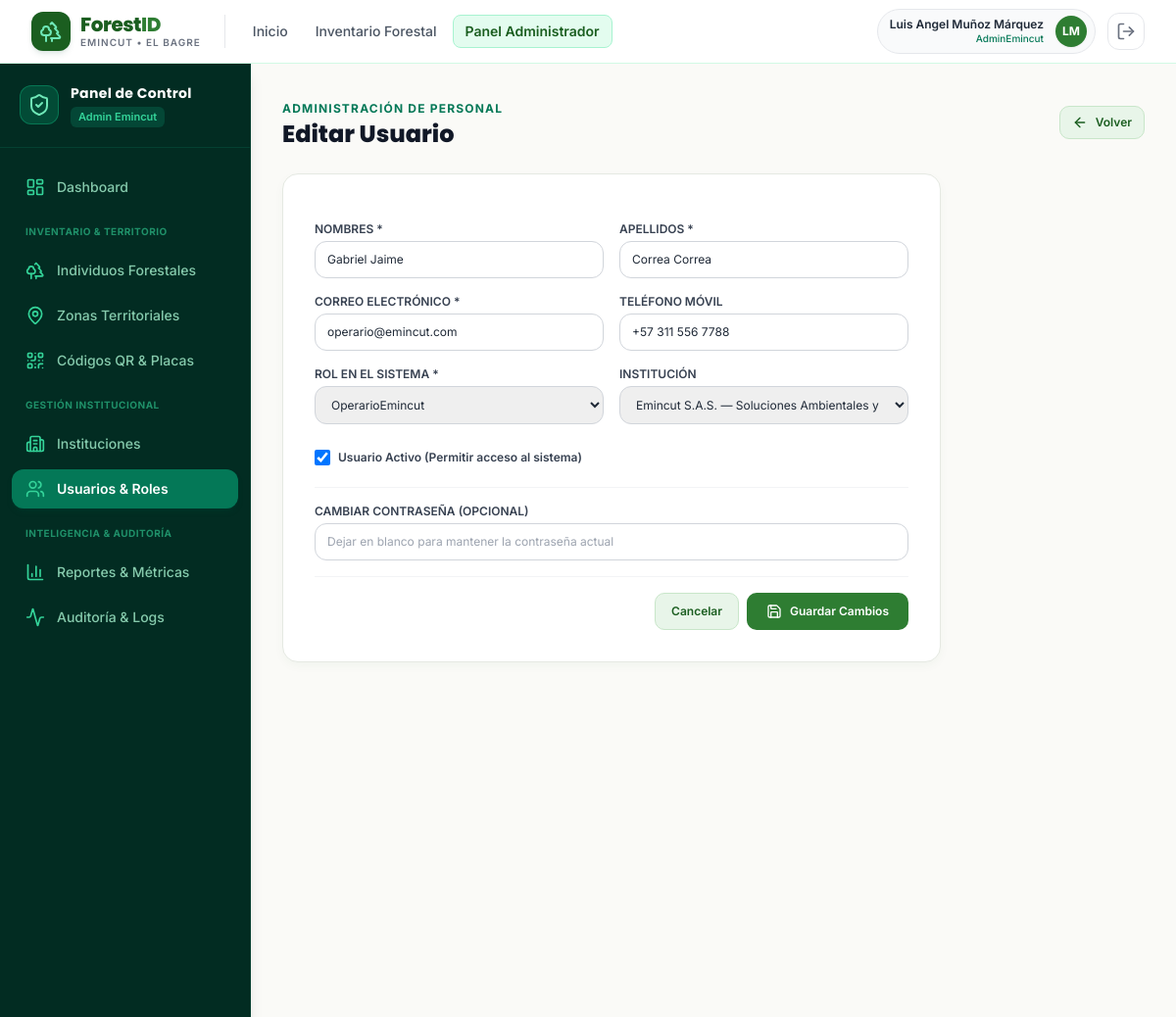
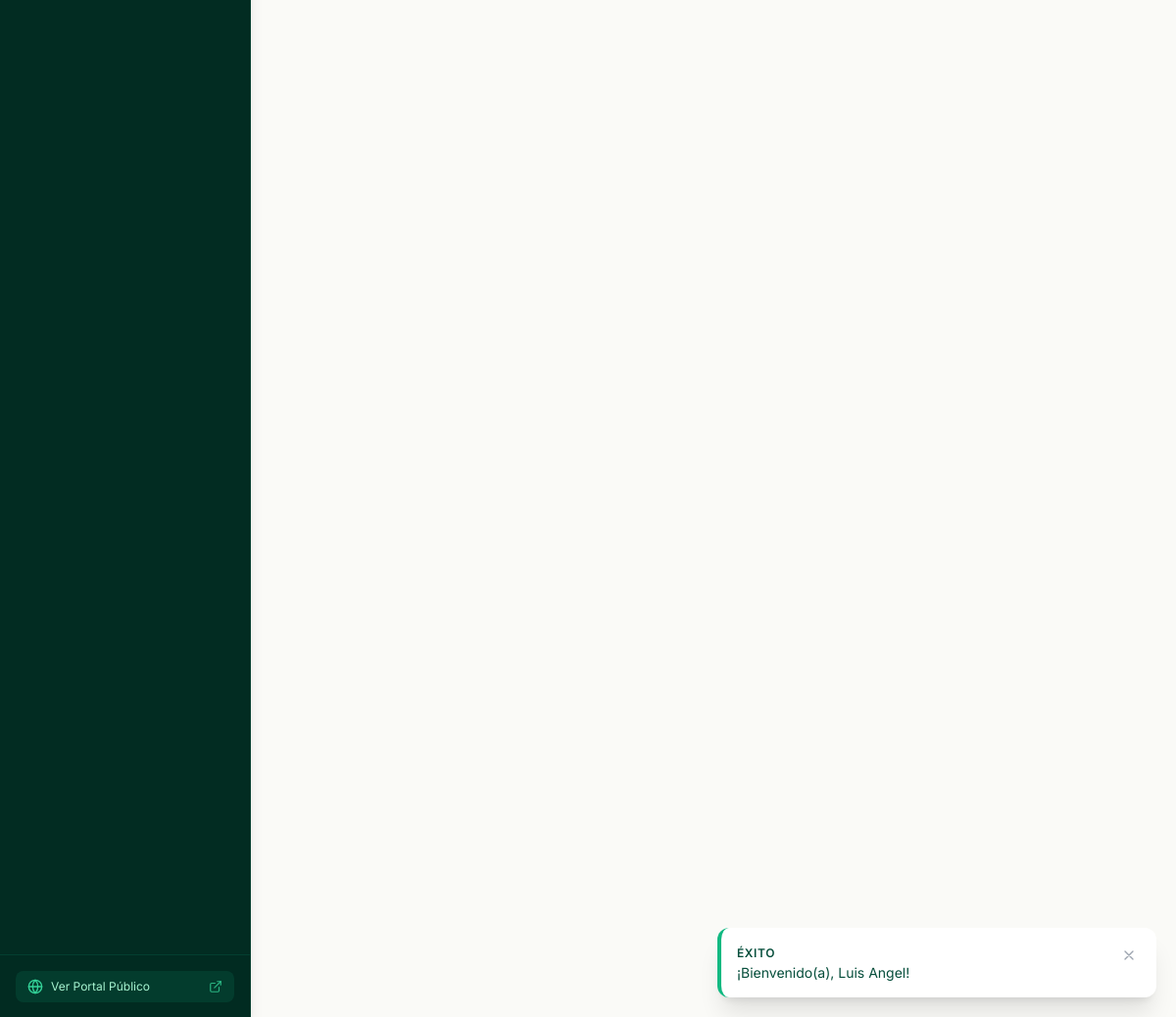
/admin/usuarios/editar.php?id=33333333-3333-3333-3333-333333333302 (signed in), run on the app's committed database (2 pictures, top to bottom).
### tables this page shows
CREATE TABLE `usuarios` (
    `id_usuario` CHAR(36) NOT NULL DEFAULT (UUID()),
    `id_rol` CHAR(36) NOT NULL,
    `id_institucion` CHAR(36) NULL,
    `nombres` VARCHAR(100) NOT NULL,
    `apellidos` VARCHAR(100) NOT NULL,
    `correo` VARCHAR(150) NOT NULL UNIQUE,
    `password_hash` VARCHAR(255) NOT NULL,
    `telefono` VARCHAR(20) NULL,
    `estado` TINYINT(1) NOT NULL DEFAULT 1 COMMENT '1: Activo, 0: Inactivo',
    `ultimo_acceso` DATETIME NULL,
    `fecha_creacion` DATETIME NOT NULL DEFAULT CURRENT_TIMESTAMP,
    PRIMARY KEY (`id_usuario`),
    CONSTRAINT `fk_usuarios_roles` FOREIGN KEY (`id_rol`) REFERENCES `roles` (`id_rol`) ON UPDATE CASCADE ON DELETE RESTRICT,
    CONSTRAINT `fk_usuarios_instituciones` FOREIGN KEY (`id_institucion`) REFERENCES `instituciones` (`id_institucion`) ON UPDATE CASCADE ON DELETE SET NULL,
    INDEX `idx_usuarios_correo` (`correo`),
    INDEX `idx_usuarios_rol` (`id_rol`)
);

CREATE TABLE `roles` (
    `id_rol` CHAR(36) NOT NULL DEFAULT (UUID()),
    `nombre_rol` VARCHAR(50) NOT NULL UNIQUE,
    `descripcion` VARCHAR(255) NULL,
    `fecha_creacion` DATETIME NOT NULL DEFAULT CURRENT_TIMESTAMP,
    PRIMARY KEY (`id_rol`)
);

CREATE TABLE `instituciones` (
    `id_institucion` CHAR(36) NOT NULL DEFAULT (UUID()),
    `nombre_institucion` VARCHAR(150) NOT NULL,
    `nit` VARCHAR(20) NOT NULL UNIQUE,
    `direccion` VARCHAR(200) NULL,
    `municipio` VARCHAR(100) NOT NULL DEFAULT 'El Bagre',
    `departamento` VARCHAR(100) NOT NULL DEFAULT 'Antioquia',
    `telefono_contacto` VARCHAR(20) NULL,
    `correo_contacto` VARCHAR(150) NULL,
    `logo_url` VARCHAR(255) NULL,
    `estado` TINYINT(1) NOT NULL DEFAULT 1 COMMENT '1: Activa, 0: Inactiva',
    `fecha_registro` DATETIME NOT NULL DEFAULT CURRENT_TIMESTAMP,
    PRIMARY KEY (`id_institucion`),
    INDEX `idx_institucion_municipio` (`municipio`, `departamento`)
);

### admin/usuarios/editar.php (the view, shortened to what this page needs)
<?php
require_once __DIR__ . '/../../includes/funciones.php';
$id = $_GET['id'] ?? '';
$pdo = getDBConnection();
$stmt = $pdo->prepare("SELECT * FROM `usuarios` WHERE `id_usuario` = :id");
$stmt->execute([':id' => $id]);
$usuario = $stmt->fetch();
$roles = $pdo->query("SELECT id_rol, nombre_rol, descripcion FROM `roles` ORDER BY nombre_rol ASC")->fetchAll();
$instituciones = $pdo->query("SELECT id_institucion, nombre_institucion FROM `instituciones` WHERE estado = 1 ORDER BY nombre_institucion ASC")->fetchAll();
require_once __DIR__ . '/../../includes/header.php';
require_once __DIR__ . '/../../includes/navbar.php';
?>
<div class="flex-1 flex flex-col md:flex-row">
    <?php require_once __DIR__ . '/../../includes/sidebar_admin.php'; ?>
    <main class="flex-1 p-6 sm:p-8 space-y-6 overflow-y-auto">
        <div class="flex items-center justify-between">
            <div>
                <span class="text-xs font-bold text-emerald-700 uppercase tracking-widest">Administración de Personal</span>
                <h1 class="font-heading font-extrabold text-2xl text-gray-900">Editar Usuario</h1>
            </div>
            <a href="<?= BASE_URL ?>admin/usuarios/index.php" class="btn-forest-secondary text-xs py-2 px-3">
                <i data-lucide="arrow-left" class="w-4 h-4"></i> Volver
            </a>
        </div>
        <div class="forest-card p-6 sm:p-8 max-w-2xl">
            <form method="POST" action="editar.php?id=<?= urlencode($id) ?>" class="space-y-4">
                <div class="grid grid-cols-1 sm:grid-cols-2 gap-4">
                    <div>
                        <label for="nombres" class="block text-xs font-semibold text-gray-700 uppercase mb-1">Nombres *</label>
                        <input type="text" name="nombres" id="nombres" required value="<?= htmlspecialchars($usuario['nombres']) ?>" class="w-full py-2.5 px-3 border border-gray-300 rounded-xl text-xs focus:ring-2 focus:ring-emerald-600 outline-none">
                    </div>
                    <div>
                        <label for="apellidos" class="block text-xs font-semibold text-gray-700 uppercase mb-1">Apellidos *</label>
                        <input type="text" name="apellidos" id="apellidos" required value="<?= htmlspecialchars($usuario['apellidos']) ?>" class="w-full py-2.5 px-3 border border-gray-300 rounded-xl text-xs focus:ring-2 focus:ring-emerald-600 outline-none">
                    </div>
                </div>
                <div class="grid grid-cols-1 sm:grid-cols-2 gap-4">
                    <div>
                        <label for="correo" class="block text-xs font-semibold text-gray-700 uppercase mb-1">Correo Electrónico *</label>
                        <input type="email" name="correo" id="correo" required value="<?= htmlspecialchars($usuario['correo']) ?>" class="w-full py-2.5 px-3 border border-gray-300 rounded-xl text-xs focus:ring-2 focus:ring-emerald-600 outline-none">
                    </div>
                    <div>
                        <label for="telefono" class="block text-xs font-semibold text-gray-700 uppercase mb-1">Teléfono Móvil</label>
                        <input type="text" name="telefono" id="telefono" value="<?= htmlspecialchars($usuario['telefono'] ?? '') ?>" class="w-full py-2.5 px-3 border border-gray-300 rounded-xl text-xs focus:ring-2 focus:ring-emerald-600 outline-none">
                    </div>
                </div>
                <div class="grid grid-cols-1 sm:grid-cols-2 gap-4">
                    <div>
                        <label for="id_rol" class="block text-xs font-semibold text-gray-700 uppercase mb-1">Rol en el Sistema *</label>
                        <select name="id_rol" id="id_rol" required class="w-full py-2.5 px-3 border border-gray-300 rounded-xl text-xs focus:ring-2 focus:ring-emerald-600 outline-none">
                            <?php foreach ($roles as $r): ?>
                                <option value="<?= $r['id_rol'] ?>" <?= ($usuario['id_rol'] === $r['id_rol']) ? 'selected' : '' ?>>
                                    <?= htmlspecialchars($r['nombre_rol']) ?>
                                </option>
                            <?php endforeach; ?>
                        </select>
                    </div>
                    <div>
                        <label for="id_institucion" class="block text-xs font-semibold text-gray-700 uppercase mb-1">Institución</label>
                        <select name="id_institucion" id="id_institucion" class="w-full py-2.5 px-3 border border-gray-300 rounded-xl text-xs focus:ring-2 focus:ring-emerald-600 outline-none">
                            <?php foreach ($instituciones as $inst): ?>
                                <option value="<?= $inst['id_institucion'] ?>" <?= ($usuario['id_institucion'] === $inst['id_institucion']) ? 'selected' : '' ?>>
                                    <?= htmlspecialchars($inst['nombre_institucion']) ?>
                                </option>
                            <?php endforeach; ?>
                        </select>
                    </div>
                </div>
                <div class="pt-2">
                    <label class="inline-flex items-center gap-2 cursor-pointer">
                        <input type="checkbox" name="estado" value="1" <?= ($usuario['estado'] == 1) ? 'checked' : '' ?> class="rounded text-emerald-600 focus:ring-emerald-500 w-4 h-4">
                        <span class="text-xs font-semibold text-gray-700">Usuario Activo (Permitir acceso al sistema)</span>
                    </label>
                </div>
                <div class="pt-4 border-t border-gray-100 space-y-1">
                    <label for="password_nueva" class="block text-xs font-semibold text-gray-700 uppercase">Cambiar Contraseña (Opcional)</label>
                    <input type="password" name="password_nueva" id="password_nueva" minlength="6" placeholder="Dejar en blanco para mantener la contraseña actual" class="w-full py-2.5 px-3 border border-gray-300 rounded-xl text-xs focus:ring-2 focus:ring-emerald-600 outline-none">
                </div>
                <div class="pt-4 border-t border-gray-100 flex justify-end gap-2">
                    <a href="<?= BASE_URL ?>admin/usuarios/index.php" class="btn-forest-secondary text-xs py-2.5 px-4">Cancelar</a>
                    <button type="submit" class="btn-forest-primary text-xs py-2.5 px-5">
                        <i data-lucide="save" class="w-4 h-4"></i> Guardar Cambios
                    </button>
                </div>
            </form>
        </div>
    </main>
</div>
<?php require_once __DIR__ . '/../../includes/footer.php'; ?>

### assets/css/custom.css (style rules this page uses)
:root { --color-primary-dark: #1B5E20; --color-primary: #2E7D32; --color-primary-light: #4CAF50; --color-surface-soft: #E8F5E9; --color-surface-bg: #FAFAF7; --color-earth: #6D4C41; --color-text-main: #1F2937; }
body { background-color: var(--color-surface-bg); color: var(--color-text-main); font-family: 'Inter', -apple-system, BlinkMacSystemFont, "Segoe UI", Roboto, sans-serif; -webkit-font-smoothing: antialiased; }
h1, h2, h3, h4, h5, h6, .font-heading { font-family: 'Poppins', 'Inter', sans-serif; }
.forest-card { background: #FFFFFF; border: 1px solid #E5E9E2; border-radius: 1rem; box-shadow: 0 4px 12px -2px rgba(27, 94, 32, 0.05); transition: all 0.2s cubic-bezier(0.4, 0, 0.2, 1); }
.btn-forest-primary { background-color: #2E7D32; color: #FFFFFF; font-weight: 600; padding: 0.625rem 1.25rem; border-radius: 0.625rem; display: inline-flex; align-items: center; justify-content: center; gap: 0.5rem; transition: all 0.15s ease-in-out; }
.btn-forest-secondary { background-color: #E8F5E9; color: #1B5E20; font-weight: 600; padding: 0.625rem 1.25rem; border-radius: 0.625rem; display: inline-flex; align-items: center; justify-content: center; gap: 0.5rem; border: 1px solid #C8E6C9; transition: all 0.15s ease-in-out; }

### data on the page
usuarios: nombres "Gabriel Jaime", apellidos "Correa Correa", correo "operario@emincut.com", telefono "+57 311 556 7788", id_rol "OperarioEmincut", id_institucion "Emincut S.A.S. — Soluciones Ambientales y Forestales", estado "☑"

### other printed values
$cfg['badge'] "ÉXITO"
$mensaje "¡Bienvenido(a), Luis Angel!"
$usuario_actual['nombres'] . ' ' . $usuario_actual['apellidos'] "Luis Angel Muñoz Márquez"
$usuario_actual['nombre_rol'] "AdminEmincut"
